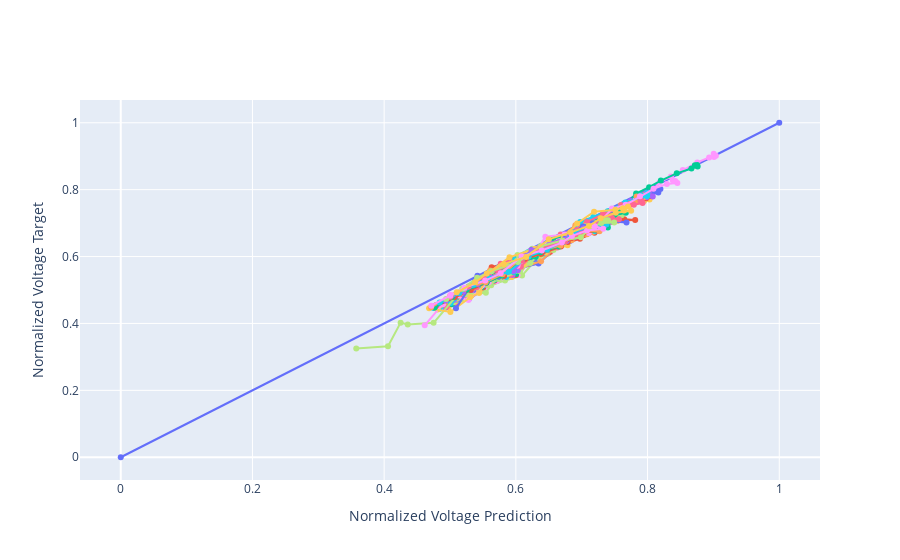

Notebook cell for this chart:
### Code cell
fig = go.Figure()
fig.add_trace(go.Scatter(x=[0, 1], y=[0, 1], showlegend=False, mode="markers+lines"))
for i in range(0, len(datasets["X_test"]), batch_size * skip):
    df_pred = pd.DataFrame(model.predict(datasets["X_test"][i : i + batch_size], verbose=0)[:, :, 1])
    df_train = pd.DataFrame(datasets["y_test"][i : i + batch_size][:, :, 1])
    fig.add_trace(
        go.Scatter(
            x=df_pred[1].values,
            y=df_train[1].values,
            showlegend=False,
            mode="markers+lines",
        )
    )

fig.update_yaxes(title="Normalized Voltage Target")
fig.update_xaxes(title="Normalized Voltage Prediction")
fig.update_layout(height=500)
